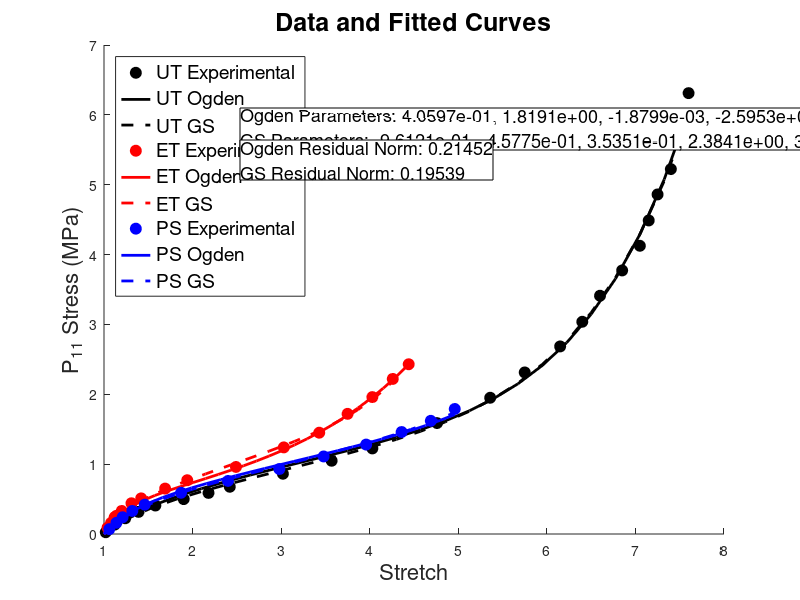
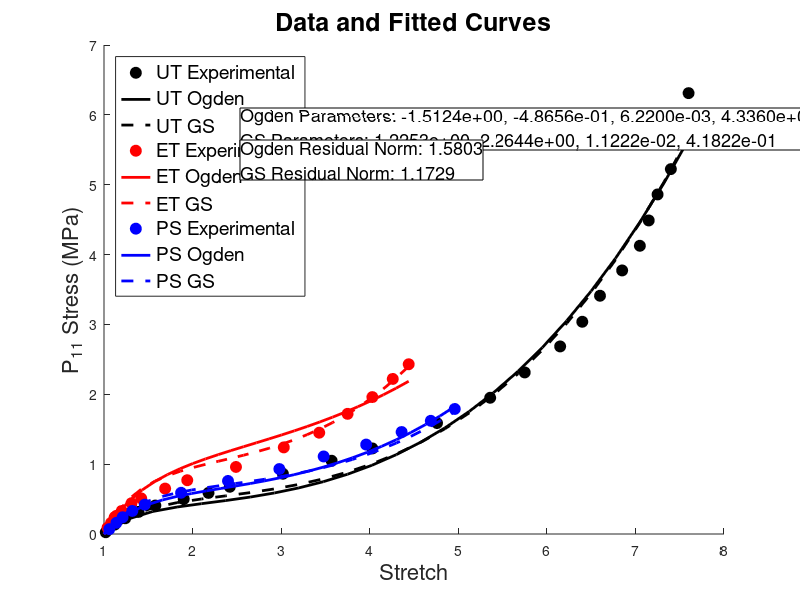

Recreate these plots in MATLAB, in order.
%% This code is to draw figures by parameters input
% Ogden Model with 6 parameters and GS Model with 6 parameters
% Input variables are Ogden_paras and GS_paras

clc;clear;
close all

% loading data
Treloar_UT_strain = importdata("./Treloar-UT/strain.txt");
Treloar_UT_stress = importdata("./Treloar-UT/stress.txt");

Treloar_ET_strain = importdata("./Treloar-ET/strain.txt");
Treloar_ET_stress = importdata("./Treloar-ET/stress.txt");

Treloar_PS_strain = importdata("./Treloar-PS/strain.txt");
Treloar_PS_stress = importdata("./Treloar-PS/stress.txt");

% Ogden_paras = [mu_1, alpha_1, mu_2, alpha_2, mu_3, alpha_3]
% Unit of mu: MPa
Ogden_paras = [4.05965e-1, 1.819059, -1.879932e-3, -2.595254, 1.822613e-6, 8.189521];

% P_11 of Ogden Model
Ogden_UT = @(x, xdata) x(1) * ( xdata .^ (x(2) - 1.0) - xdata .^ (-0.5 * x(2) - 1.0) ) ... 
+ x(3) * ( xdata .^ (x(4) - 1.0) - xdata .^ (-0.5 * x(4) - 1.0) ) ...
+ x(5) * ( xdata .^ (x(6) - 1.0) - xdata .^ (-0.5 * x(6) - 1.0) );

Ogden_ET = @(x, xdata) x(1) * ( xdata .^ (x(2) - 1.0) - xdata .^ (-2.0 * x(2) - 1.0) ) ... 
+ x(3) * ( xdata .^ (x(4) - 1.0) - xdata .^ (-2.0 * x(4) - 1.0) ) ...
+ x(5) * ( xdata .^ (x(6) - 1.0) - xdata .^ (-2.0 * x(6) - 1.0) );

Ogden_PS = @(x, xdata) x(1) * ( xdata .^ (x(2) - 1.0) - xdata .^ (-1.0 * x(2) - 1.0) ) ... 
+ x(3) * ( xdata .^ (x(4) - 1.0) - xdata .^ (-1.0 * x(4) - 1.0) ) ...
+ x(5) * ( xdata .^ (x(6) - 1.0) - xdata .^ (-1.0 * x(6) - 1.0) );

% GS_paras = [n_1, m_1, mu_1, n_2, m_2, mu_2] 
% Unit of mu: MPa
GS_paras = [-9.612114e-1, -4.577532e-1, 3.535054e-1, 2.384084, 3.98994, 1.37801e-5];

% tool function for generalized strain
term1 = @(x, xdata) 2*x(3)*(xdata.^x(2) - xdata.^(-x(1))) .* ((x(2).*(xdata.^(x(2)-1)) + x(1).*(xdata.^(-x(1)-1)) )  / (x(2)+x(1)).^2);
term2 = @(x, xdata) 2*x(6)*(xdata.^x(5) - xdata.^(-x(4))) .* ((x(5).*(xdata.^(x(5)-1)) + x(4).*(xdata.^(-x(4)-1)) )  / (x(5)+x(4)).^2);

% P_11 of generalized strain
GS_UT = @(x, xdata) term1(x, xdata) + term2(x, xdata) - (xdata.^(-1.5)) .* ( term1(x, xdata.^(-0.5)) + term2(x, xdata.^(-0.5)) );
GS_ET = @(x, xdata) term1(x, xdata) + term2(x, xdata) - (xdata.^(-3.0)) .* ( term1(x, xdata.^(-2.0)) + term2(x, xdata.^(-2.0)) );
GS_PS = @(x, xdata) term1(x, xdata) + term2(x, xdata) - (xdata.^(-2.0)) .* ( term1(x, xdata.^(-1.0)) + term2(x, xdata.^(-1.0)) );

% Residual norm
GS_res = sum((GS_UT(GS_paras, Treloar_UT_strain)-Treloar_UT_stress) .* (GS_UT(GS_paras, Treloar_UT_strain)-Treloar_UT_stress))...
       + sum((GS_ET(GS_paras, Treloar_ET_strain)-Treloar_ET_stress) .* (GS_ET(GS_paras, Treloar_ET_strain)-Treloar_ET_stress))...
       + sum((GS_PS(GS_paras, Treloar_PS_strain)-Treloar_PS_stress) .* (GS_PS(GS_paras, Treloar_PS_strain)-Treloar_PS_stress));

disp(['GS residual norm = ' num2str(GS_res)]);

Ogden_res = sum((Ogden_UT(Ogden_paras, Treloar_UT_strain)-Treloar_UT_stress) .* (Ogden_UT(Ogden_paras, Treloar_UT_strain)-Treloar_UT_stress))...
          + sum((Ogden_ET(Ogden_paras, Treloar_ET_strain)-Treloar_ET_stress) .* (Ogden_ET(Ogden_paras, Treloar_ET_strain)-Treloar_ET_stress))...
          + sum((Ogden_PS(Ogden_paras, Treloar_PS_strain)-Treloar_PS_stress) .* (Ogden_PS(Ogden_paras, Treloar_PS_strain)-Treloar_PS_stress));

disp(['Ogden residual norm = ' num2str(Ogden_res)]);


% Prescribed stretch
x_UT = linspace(1.0, max(Treloar_UT_strain), 25);
x_ET = linspace(1.0, max(Treloar_ET_strain), 25);
x_PS = linspace(1.0, max(Treloar_PS_strain), 25);

% Plot
figure;
set(gcf, 'Position', [100, 100, 1000, 1000]); 
hold on;

plot(Treloar_UT_strain, Treloar_UT_stress, 'ko', 'MarkerFaceColor', 'k', 'MarkerSize', 8); 
plot(x_UT, Ogden_UT(Ogden_paras, x_UT), 'Color', 'k', 'LineWidth', 2, 'LineStyle', '-');
plot(x_UT, GS_UT(GS_paras, x_UT), 'Color', 'k', 'LineWidth', 2, 'LineStyle', '--');

plot(Treloar_ET_strain, Treloar_ET_stress, 'ro', 'MarkerFaceColor', 'r', 'MarkerSize', 8); 
plot(x_ET, Ogden_ET(Ogden_paras, x_ET), 'Color', 'r', 'LineWidth', 2, 'LineStyle', '-');
plot(x_ET, GS_ET(GS_paras, x_ET), 'Color', 'r', 'LineWidth', 2, 'LineStyle', '--');

plot(Treloar_PS_strain, Treloar_PS_stress, 'bo', 'MarkerFaceColor', 'b', 'MarkerSize', 8); 
plot(x_PS, Ogden_PS(Ogden_paras, x_PS), 'Color', 'b', 'LineWidth', 2, 'LineStyle', '-');
plot(x_PS, GS_PS(GS_paras, x_PS), 'Color', 'b', 'LineWidth', 2, 'LineStyle', '--');

hold off;

legend('UT Experimental', 'UT Ogden', 'UT GS',...
       'ET Experimental', 'ET Ogden', 'ET GS',...
       'PS Experimental', 'PS Ogden', 'PS GS',...
       'Location', 'northwest', 'FontSize', 14);

title('Data and Fitted Curves', 'FontSize', 18);
xlabel('Stretch', 'FontSize', 16);
ylabel('P_{11} Stress (MPa)', 'FontSize', 16);

% Displaying parameters with scientific notation and four significant figures
Ogden_paras_str = arrayfun(@(x) num2str(x, '%.4e'), Ogden_paras, 'UniformOutput', false);
GS_paras_str = arrayfun(@(x) num2str(x, '%.4e'), GS_paras, 'UniformOutput', false);

% Concatenating parameter strings for display
Ogden_paras_disp = ['Ogden Parameters: ', strjoin(Ogden_paras_str, ', ')];
GS_paras_disp = ['GS Parameters: ', strjoin(GS_paras_str, ', ')];

% Annotation box for displaying parameters
dim = [0.3, 0.75, 0.3, 0.15];
str = {Ogden_paras_disp, GS_paras_disp};
annotation('textbox', dim, 'String', str, 'FitBoxToText', 'on', 'FontSize', 13, 'BackgroundColor', 'white');

% Concatenating residual norm strings for display
GS_res_disp = ['GS Residual Norm: ', num2str(GS_res)];
Ogden_res_disp = ['Ogden Residual Norm: ', num2str(Ogden_res)];

% Annotation box for displaying residual norms
dim_res = [0.3, 0.7, 0.3, 0.15];
str_res = {Ogden_res_disp, GS_res_disp};
annotation('textbox', dim_res, 'String', str_res, 'FitBoxToText', 'on', 'FontSize', 13, 'BackgroundColor', 'white');

% Exporting the figure
saveas(gcf, 'Ogden_vs_GS_6.png');

%% This code is to draw figures by parameters input
% Ogden Model with 6 parameters and GS Model with 4 parameters
% Input variables are Ogden_paras and GS_paras

clc;clear;
close all

% loading data
Treloar_UT_strain = importdata("./Treloar-UT/strain.txt");
Treloar_UT_stress = importdata("./Treloar-UT/stress.txt");

Treloar_ET_strain = importdata("./Treloar-ET/strain.txt");
Treloar_ET_stress = importdata("./Treloar-ET/stress.txt");

Treloar_PS_strain = importdata("./Treloar-PS/strain.txt");
Treloar_PS_stress = importdata("./Treloar-PS/stress.txt");

% Ogden_paras = [mu_1, alpha_1, mu_2, alpha_2]
% Unit of mu: MPa
Ogden_paras = [-1.512367, -4.865593e-1, 6.220023e-3, 4.336023];

% P_11 of Ogden Model
Ogden_UT = @(x, xdata) x(1) * ( xdata .^ (x(2) - 1.0) - xdata .^ (-0.5 * x(2) - 1.0) ) ... 
+ x(3) * ( xdata .^ (x(4) - 1.0) - xdata .^ (-0.5 * x(4) - 1.0) );

Ogden_ET = @(x, xdata) x(1) * ( xdata .^ (x(2) - 1.0) - xdata .^ (-2.0 * x(2) - 1.0) ) ... 
+ x(3) * ( xdata .^ (x(4) - 1.0) - xdata .^ (-2.0 * x(4) - 1.0) );

Ogden_PS = @(x, xdata) x(1) * ( xdata .^ (x(2) - 1.0) - xdata .^ (-1.0 * x(2) - 1.0) ) ... 
+ x(3) * ( xdata .^ (x(4) - 1.0) - xdata .^ (-1.0 * x(4) - 1.0) );

% GS_paras = [n_1, m_1, mu_1, mu2] 
% Unit of mu: MPa
GS_paras = [1.225253, 2.264374, 1.122219e-2, 4.182241e-1];

% tool function for generalized strain
term1 = @(x, xdata) 2*x(3)*(xdata.^x(2) - xdata.^(-x(1))) .* ((x(2).*(xdata.^(x(2)-1)) + x(1).*(xdata.^(-x(1)-1)) )  / (x(2)+x(1)).^2);
term2 = @(x, xdata) 2*x(4).*log(xdata)./xdata;

% P_11 of generalized strain
GS_UT = @(x, xdata) term1(x, xdata) + term2(x, xdata) - (xdata.^(-1.5)) .* ( term1(x, xdata.^(-0.5)) + term2(x, xdata.^(-0.5)) );
GS_ET = @(x, xdata) term1(x, xdata) + term2(x, xdata) - (xdata.^(-3.0)) .* ( term1(x, xdata.^(-2.0)) + term2(x, xdata.^(-2.0)) );
GS_PS = @(x, xdata) term1(x, xdata) + term2(x, xdata) - (xdata.^(-2.0)) .* ( term1(x, xdata.^(-1.0)) + term2(x, xdata.^(-1.0)) );

% Prescribed stretch
x_UT = linspace(1.0, max(Treloar_UT_strain), 25);
x_ET = linspace(1.0, max(Treloar_ET_strain), 25);
x_PS = linspace(1.0, max(Treloar_PS_strain), 25);

% Residual norm
GS_res = sum((GS_UT(GS_paras, Treloar_UT_strain)-Treloar_UT_stress) .* (GS_UT(GS_paras, Treloar_UT_strain)-Treloar_UT_stress))...
       + sum((GS_ET(GS_paras, Treloar_ET_strain)-Treloar_ET_stress) .* (GS_ET(GS_paras, Treloar_ET_strain)-Treloar_ET_stress))...
       + sum((GS_PS(GS_paras, Treloar_PS_strain)-Treloar_PS_stress) .* (GS_PS(GS_paras, Treloar_PS_strain)-Treloar_PS_stress));

disp(['GS residual norm = ' num2str(GS_res)]);

Ogden_res = sum((Ogden_UT(Ogden_paras, Treloar_UT_strain)-Treloar_UT_stress) .* (Ogden_UT(Ogden_paras, Treloar_UT_strain)-Treloar_UT_stress))...
          + sum((Ogden_ET(Ogden_paras, Treloar_ET_strain)-Treloar_ET_stress) .* (Ogden_ET(Ogden_paras, Treloar_ET_strain)-Treloar_ET_stress))...
          + sum((Ogden_PS(Ogden_paras, Treloar_PS_strain)-Treloar_PS_stress) .* (Ogden_PS(Ogden_paras, Treloar_PS_strain)-Treloar_PS_stress));

disp(['Ogden residual norm = ' num2str(Ogden_res)]);

% Plot
figure;
set(gcf, 'Position', [100, 100, 1000, 1000]); 
hold on;

plot(Treloar_UT_strain, Treloar_UT_stress, 'ko', 'MarkerFaceColor', 'k', 'MarkerSize', 8); 
plot(x_UT, Ogden_UT(Ogden_paras, x_UT), 'Color', 'k', 'LineWidth', 2, 'LineStyle', '-');
plot(x_UT, GS_UT(GS_paras, x_UT), 'Color', 'k', 'LineWidth', 2, 'LineStyle', '--');

plot(Treloar_ET_strain, Treloar_ET_stress, 'ro', 'MarkerFaceColor', 'r', 'MarkerSize', 8); 
plot(x_ET, Ogden_ET(Ogden_paras, x_ET), 'Color', 'r', 'LineWidth', 2, 'LineStyle', '-');
plot(x_ET, GS_ET(GS_paras, x_ET), 'Color', 'r', 'LineWidth', 2, 'LineStyle', '--');

plot(Treloar_PS_strain, Treloar_PS_stress, 'bo', 'MarkerFaceColor', 'b', 'MarkerSize', 8); 
plot(x_PS, Ogden_PS(Ogden_paras, x_PS), 'Color', 'b', 'LineWidth', 2, 'LineStyle', '-');
plot(x_PS, GS_PS(GS_paras, x_PS), 'Color', 'b', 'LineWidth', 2, 'LineStyle', '--');
hold off;

legend('UT Experimental', 'UT Ogden', 'UT GS',...
       'ET Experimental', 'ET Ogden', 'ET GS',...
       'PS Experimental', 'PS Ogden', 'PS GS',...
       'Location', 'northwest', 'FontSize', 14);

title('Data and Fitted Curves', 'FontSize', 18);
xlabel('Stretch', 'FontSize', 16);
ylabel('P_{11} Stress (MPa)', 'FontSize', 16);

% Displaying parameters with scientific notation and four significant figures
Ogden_paras_str = arrayfun(@(x) num2str(x, '%.4e'), Ogden_paras, 'UniformOutput', false);
GS_paras_str = arrayfun(@(x) num2str(x, '%.4e'), GS_paras, 'UniformOutput', false);

% Concatenating parameter strings for display
Ogden_paras_disp = ['Ogden Parameters: ', strjoin(Ogden_paras_str, ', ')];
GS_paras_disp = ['GS Parameters: ', strjoin(GS_paras_str, ', ')];

% Annotation box for displaying parameters
dim = [0.3, 0.75, 0.3, 0.15];
str = {Ogden_paras_disp, GS_paras_disp};
annotation('textbox', dim, 'String', str, 'FitBoxToText', 'on', 'FontSize', 13, 'BackgroundColor', 'white');

% Concatenating residual norm strings for display
GS_res_disp = ['GS Residual Norm: ', num2str(GS_res)];
Ogden_res_disp = ['Ogden Residual Norm: ', num2str(Ogden_res)];

% Annotation box for displaying residual norms
dim_res = [0.3, 0.7, 0.3, 0.15];
str_res = {Ogden_res_disp, GS_res_disp};
annotation('textbox', dim_res, 'String', str_res, 'FitBoxToText', 'on', 'FontSize', 13, 'BackgroundColor', 'white');

% Exporting the figure
saveas(gcf, 'Ogden_vs_GS_4.png');
